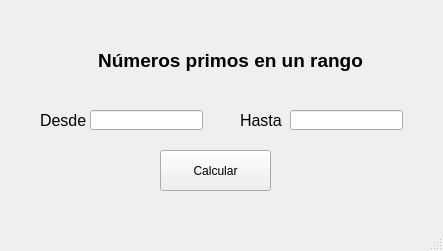
<?xml version="1.0" encoding="UTF-8"?>
<ui version="4.0">
 <class>MainWindow</class>
 <widget class="QMainWindow" name="MainWindow">
  <property name="geometry">
   <rect>
    <x>0</x>
    <y>0</y>
    <width>443</width>
    <height>251</height>
   </rect>
  </property>
  <property name="windowTitle">
   <string>MainWindow</string>
  </property>
  <widget class="QWidget" name="centralwidget">
   <widget class="QLabel" name="lbl1">
    <property name="geometry">
     <rect>
      <x>80</x>
      <y>40</y>
      <width>301</width>
      <height>41</height>
     </rect>
    </property>
    <property name="text">
     <string>&lt;html&gt;&lt;head/&gt;&lt;body&gt;&lt;p align=&quot;center&quot;&gt;&lt;span style=&quot; font-size:14pt; font-weight:600;&quot;&gt;Números primos en un rango&lt;/span&gt;&lt;/p&gt;&lt;/body&gt;&lt;/html&gt;</string>
    </property>
   </widget>
   <widget class="QLabel" name="lbl2">
    <property name="geometry">
     <rect>
      <x>40</x>
      <y>110</y>
      <width>47</width>
      <height>21</height>
     </rect>
    </property>
    <property name="text">
     <string>&lt;html&gt;&lt;head/&gt;&lt;body&gt;&lt;p&gt;&lt;span style=&quot; font-size:12pt;&quot;&gt;Desde&lt;/span&gt;&lt;/p&gt;&lt;/body&gt;&lt;/html&gt;</string>
    </property>
   </widget>
   <widget class="QLabel" name="lbl3">
    <property name="geometry">
     <rect>
      <x>240</x>
      <y>110</y>
      <width>47</width>
      <height>21</height>
     </rect>
    </property>
    <property name="text">
     <string>&lt;html&gt;&lt;head/&gt;&lt;body&gt;&lt;p&gt;&lt;span style=&quot; font-size:12pt;&quot;&gt;Hasta&lt;/span&gt;&lt;/p&gt;&lt;/body&gt;&lt;/html&gt;</string>
    </property>
   </widget>
   <widget class="QLineEdit" name="txtInicio">
    <property name="geometry">
     <rect>
      <x>90</x>
      <y>110</y>
      <width>113</width>
      <height>20</height>
     </rect>
    </property>
   </widget>
   <widget class="QLineEdit" name="txtFinal">
    <property name="geometry">
     <rect>
      <x>290</x>
      <y>110</y>
      <width>113</width>
      <height>20</height>
     </rect>
    </property>
   </widget>
   <widget class="QPushButton" name="btnCalcular">
    <property name="geometry">
     <rect>
      <x>160</x>
      <y>150</y>
      <width>111</width>
      <height>41</height>
     </rect>
    </property>
    <property name="text">
     <string>Calcular</string>
    </property>
   </widget>
  </widget>
  <widget class="QMenuBar" name="menubar">
   <property name="geometry">
    <rect>
     <x>0</x>
     <y>0</y>
     <width>443</width>
     <height>21</height>
    </rect>
   </property>
  </widget>
  <widget class="QStatusBar" name="statusbar"/>
 </widget>
 <resources/>
 <connections/>
</ui>
